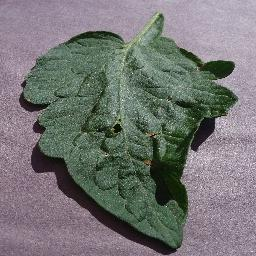
#> input picture dataset/0a2de4c5-d688-4f9d-9107-ace1d281c307___Com.G_TgS_FL 7941_180deg.JPG, 256 x 256 px; its folder holds only this picture in this run
$ python criando_mask.py   (older library calls are emulated)
#> lines starting #> are read from the running program, lines starting #| are printed output that depends on the picture; after the words box and inside, x2 and y2 are one past the last pixel; in counts of white or black regions, pixels touching at a corner belong together
import cv2
import os
import numpy as np
import matplotlib.pyplot as plt
from clahe import Clahe

def contrast_check(img):
    hsv = cv2.cvtColor(img, cv2.COLOR_BGR2HSV)

    histograma = cv2.calcHist([hsv], [2], None, [256], [0, 256])

    dispersao = np.max(histograma) - np.min(histograma)
    limite_dispersao = 14000

    if dispersao >= limite_dispersao:
        return Clahe(img)
    else:
        return img

#função temporária
def maior_contorno(contornos):
    maior_area = 0
    maior_contorno = None
    for contorno in contornos:
        area = cv2.contourArea(contorno)
        if area > maior_area:
            maior_area = area
            maior_contorno = contorno
    return maior_contorno


if __name__ == '__main__':
    # img = cv2.imread('dataset/0a2de4c5-d688-4f9d-9107-ace1d281c307___Com.G_TgS_FL 7941_180deg.JPG')

    pasta_imgs = 'dataset/'
    arquivos = os.listdir(pasta_imgs)

    for arq in arquivos:

        if arq.lower().endswith('jpg'):
            caminho_img = os.path.join(pasta_imgs, arq)
            img = cv2.imread(caminho_img)
#> img is the input picture: shape (256, 256, 3); mean B, G, R 116.2, 117.4, 116.8

            if img is not None:
                #recebe a função de checagem de contraste
                img_contrast_check = contrast_check(img)
#> in contrast_check, `hsv = cv2.cvtColor(img, cv2.COLOR_BGR2HSV)`: hsv: shape (256, 256, 3); mean H, S, V 109, 46.1, 125.9
#> in contrast_check, `histograma = cv2.calcHist([hsv], [2], None, [256], [0, 256])`: histograma = 256 values, max 725 at index 153, min 0 at index 0, mean 256
#> in contrast_check, `dispersao = np.max(histograma) - np.min(histograma)`: dispersao = 725

                #aplicar borramento gaussiano para reduzir ruídos
                borrado_mask = cv2.GaussianBlur(img_contrast_check, (3, 3), 0) #mais pixels = menos ruído e mais imperfeições!
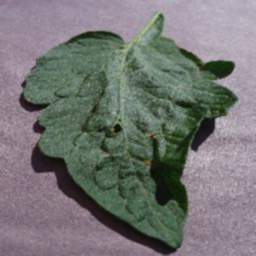
#> borrado_mask: shape (256, 256, 3); mean B, G, R 116.2, 117.5, 116.8

                #converte imagem para o espaço de cores hsv
                hsv = cv2.cvtColor(borrado_mask, cv2.COLOR_BGR2HSV)
#> hsv: shape (256, 256, 3); mean H, S, V 108.9, 43.6, 125.9

                #limite inferior e superior 1 de matiz de tonalidade verde
                lower_green_1 = np.array([25, 20, 35])
                upper_green_1 = np.array([90, 255, 255])

                mask1 = cv2.inRange(hsv, lower_green_1, upper_green_1)
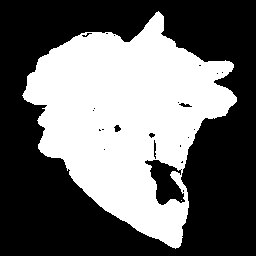
#> mask1: shape (256, 256); 41.5% white; 2 white regions (1 under 20 px), largest, box (x1, y1, x2, y2) and area: (22, 11, 237, 249) 27229

                #processo morfológico de fechamento
                kernel = np.ones((3,3),np.uint8)
                fechamento = cv2.morphologyEx(mask1, cv2.MORPH_CLOSE, kernel, iterations=2)
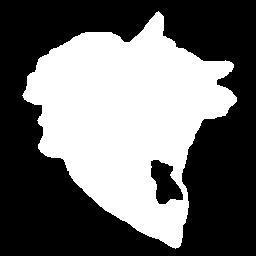
#> fechamento: shape (256, 256); 42% white; 1 white region

                #findContours sendo aplicada ao fechamento
                contornos, _ = cv2.findContours(fechamento, cv2.RETR_EXTERNAL, cv2.CHAIN_APPROX_SIMPLE)
#> contornos = 1 contour; box (x1, y1, x2, y2) and area: (22, 11, 237, 249) 28030

                contorno_final = maior_contorno(contornos)
#> the loop in maior_contorno, `for contorno in contornos:` made 1 pass
#> area on pass 1: 28029.5
#> after the loop in maior_contorno, `for contorno in contornos:`: maior_area = 28029.5; maior_contorno = contour of 341 points, box (x1, y1, x2, y2) (22, 11, 237, 249), area 28030
#> contorno_final has the same summary as maior_contorno in maior_contorno
                mascara_preta = np.zeros_like(img)

                #desenha contornos na máscara preta
                cv2.drawContours(mascara_preta, [contorno_final], -1, (255, 255, 255), thickness=cv2.FILLED)
#> mascara_preta: shape (256, 256, 3); 43.3% white; 1 white region, box (x1, y1, x2, y2) and area: (22, 11, 237, 249) 28382

                #processo morfológico de abertura
                # kernel = np.ones((2,2),np.uint8)
                # abertura = cv2.morphologyEx(fechamento, cv2.MORPH_OPEN, kernel, iterations=3)

                #FILTRO DE SOBEL
                #Aplicação do filtro
                sobelx = cv2.Sobel(fechamento, cv2.CV_64F, 1, 0, ksize=3)
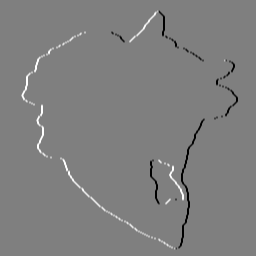
#> sobelx: shape (256, 256) float64; min -1020, max 1020, mean 0; drawn with min black and max white
                sobely = cv2.Sobel(fechamento, cv2.CV_64F, 0, 1, ksize=3)
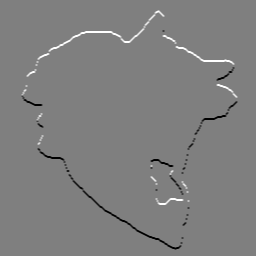
#> sobely: shape (256, 256) float64; min -1020, max 1020, mean 0; drawn with min black and max white
                bordas = cv2.bitwise_or(np.absolute(sobelx), np.absolute(sobely))
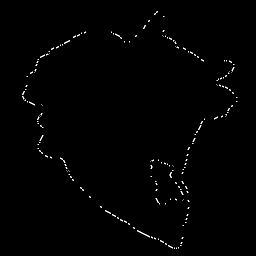
#> bordas: shape (256, 256) float64; min 0, max 130560, mean 1115.5; drawn with min black and max white

                #junção borda com a máscara, uso o and pq as dimensões de mask e bordas são diferentes
                combinar = cv2.bitwise_and(bordas, bordas, mask=fechamento)

                cv2.imshow('Imagem original', img)
                cv2.imshow('Máscara da matiz', mask1)
                cv2.imshow('Bordas', bordas)
                cv2.imshow('Junção da Máscara e Bordas', combinar)
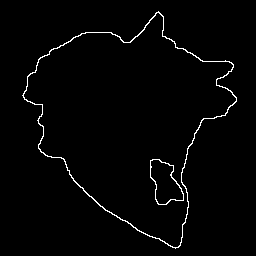
#> window 'Junção da Máscara e Bordas': shape (256, 256); 1.8% white in thin lines or dots, all inside (x1, y1, x2, y2) = (22, 11, 237, 249)
                # cv2.imshow('Abertura', abertura)
                cv2.imshow('Fechamento', fechamento)
                cv2.imshow('Máscara com Maior Contorno', mascara_preta)

                cv2.waitKey(0)
                cv2.destroyAllWindows()
            else:
                print(f'Erro ao carregar imagem {arq}')

$ run again, on dataset/0b17e71c-fee6-4b5e-9a7d-8ba44d29215f___Com.G_SpM_FL 8549_flipTB.JPG
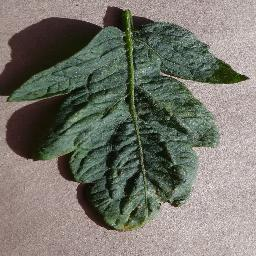
#> input picture dataset/0b17e71c-fee6-4b5e-9a7d-8ba44d29215f___Com.G_SpM_FL 8549_flipTB.JPG, 256 x 256 px
#> img is the input picture: shape (256, 256, 3); mean B, G, R 107.7, 117.3, 117.8
#> histograma = 256 values, max 600 at index 162, min 0 at index 0, mean 256
#> dispersao = 600
#> `mask1 = cv2.inRange(hsv, lower_green_1, upper_green_1)`:
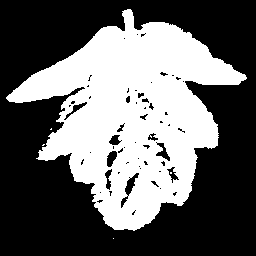
#> mask1: shape (256, 256); 39.7% white; 5 white regions (4 under 20 px), largest, box (x1, y1, x2, y2) and area: (6, 9, 247, 231) 25991
#> fechamento: shape (256, 256); 41.2% white; 2 white regions (1 under 20 px)
#> contornos = 2 contours, 1 with area under 20; largest, box (x1, y1, x2, y2) and area: (6, 9, 247, 231) 26881
#> the loop in maior_contorno, `for contorno in contornos:` made 2 passes
#> area on pass 2: 26881
#> after the loop in maior_contorno, `for contorno in contornos:`: maior_area = 26881; maior_contorno = contour of 387 points, box (x1, y1, x2, y2) (6, 9, 247, 231), area 26881
#> contorno_final has the same summary as maior_contorno in maior_contorno
#> mascara_preta: shape (256, 256, 3); 41.7% white; 1 white region, box (x1, y1, x2, y2) and area: (6, 9, 247, 231) 27313
#> `cv2.imshow('Junção da Máscara e Bordas', combinar)`:
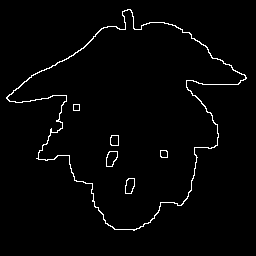
#> window 'Junção da Máscara e Bordas': shape (256, 256); 2% white in thin lines or dots, all inside (x1, y1, x2, y2) = (6, 9, 247, 231)

$ run again, on dataset/0cd6d9f4-ffa6-49a6-aa21-a7955d1bef56___FAM_L.Blight 1641_flipLR.JPG
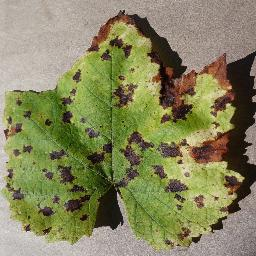
#> input picture dataset/0cd6d9f4-ffa6-49a6-aa21-a7955d1bef56___FAM_L.Blight 1641_flipLR.JPG, 256 x 256 px
#> img is the input picture: shape (256, 256, 3); mean B, G, R 93.3, 133.1, 134
#> histograma = 256 values, max 752 at index 185, min 0 at index 0, mean 256
#> dispersao = 752
#> mask1: shape (256, 256); 47.4% white; 15 white regions (14 under 20 px), largest, box (x1, y1, x2, y2) and area: (0, 24, 244, 252) 31013
#> fechamento: shape (256, 256); 48.8% white; 11 white regions (10 under 20 px)
#> contornos = 11 contours, 10 with area under 20; largest, box (x1, y1, x2, y2) and area: (0, 24, 244, 252) 33254
#> the loop in maior_contorno, `for contorno in contornos:` made 11 passes
#> area on pass 11: 33254
#> after the loop in maior_contorno, `for contorno in contornos:`: maior_area = 33254; maior_contorno = contour of 536 points, box (x1, y1, x2, y2) (0, 24, 244, 252), area 33254
#> contorno_final has the same summary as maior_contorno in maior_contorno
#> mascara_preta: shape (256, 256, 3); 51.6% white; 2 black regions, box (x1, y1, x2, y2) and area: (0, 0, 256, 256) 31205, (0, 125, 21, 187) 484
#> `cv2.imshow('Junção da Máscara e Bordas', combinar)`:
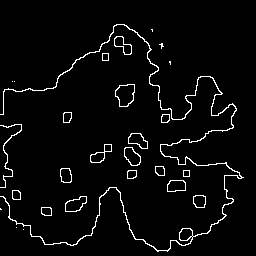
#> window 'Junção da Máscara e Bordas': shape (256, 256); 3.8% white in thin lines or dots, all inside (x1, y1, x2, y2) = (0, 24, 244, 252)
